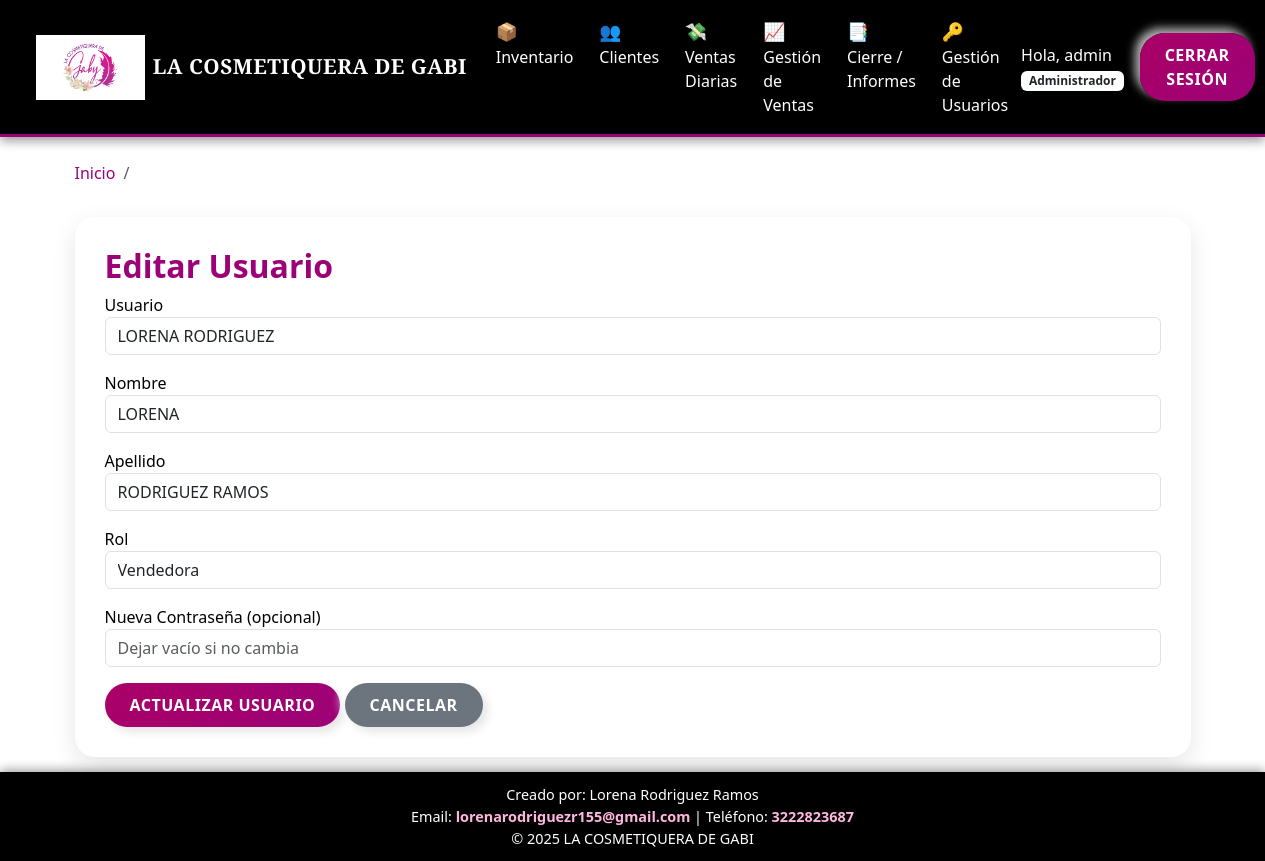
The app's page /usuarios/editar/2 (signed in) with its own data.
### app.py (models this page shows, shortened)
class Usuario(UserMixin, db.Model):
    id = db.Column(db.Integer, primary_key=True)
    username = db.Column(db.String(100), unique=True, nullable=False)
    nombre = db.Column(db.String(100), nullable=False)
    apellido = db.Column(db.String(100), nullable=False)
    cedula = db.Column(db.String(20), unique=True, nullable=False)
    rol = db.Column(db.String(50), default='Vendedora')
    password_hash = db.Column(db.String(200))

### app.py (the view, shortened to what this page needs)
@app.route('/usuarios/editar/<int:usuario_id>', methods=['GET', 'POST'])
@login_required
def editar_usuario(usuario_id):
    if current_user.rol.lower() != 'administrador':
        flash('Permiso denegado.', 'danger')
        return redirect(url_for('usuarios'))
    usuario = Usuario.query.get_or_404(usuario_id)
    return render_template('editar_usuario.html', usuario=usuario)

### app.py (called while the page is built)
@app.context_processor
def inject_now():
    return {'now': datetime.now()}

@app.context_processor
def inject_global_data():
    return dict(timedelta=timedelta)

@login_manager.user_loader
def load_user(user_id):
    return Usuario.query.get(int(user_id))

### templates/editar_usuario.html (shortened to what this page needs)
{% extends "base.html" %}
{% block content %}
<h2>Editar Usuario</h2>
<form method="POST">
  <div class="mb-3">
    <label>Usuario</label>
    <input type="text" name="username" class="form-control" value="{{ usuario.username }}" required>
  </div>
  <div class="mb-3">
    <label>Nombre</label>
    <input type="text" name="nombre" class="form-control" value="{{ usuario.nombre }}" required>
  </div>
  <div class="mb-3">
    <label>Apellido</label>
    <input type="text" name="apellido" class="form-control" value="{{ usuario.apellido }}" required>
  </div>
  <div class="mb-3">
    <label>Rol</label>
    <select name="rol" class="form-control" required>
      <option value="Vendedora" {% if usuario.rol=='Vendedora' %}selected{% endif %}>Vendedora</option>
    </select>
  </div>
  <div class="mb-3">
    <label>Nueva Contraseña (opcional)</label>
    <input type="password" name="password" class="form-control" placeholder="Dejar vacío si no cambia">
  </div>
  <button type="submit" class="btn btn-primary">Actualizar Usuario</button>
  <a href="{{ url_for('usuarios') }}" class="btn btn-secondary">Cancelar</a>
</form>
{% endblock %}

### templates/base.html (shortened to what this page needs)
<!doctype html>
<html lang="es">
<head>
  <link href="https://cdn.jsdelivr.net/npm/bootstrap@5.3.3/dist/css/bootstrap.min.css" rel="stylesheet">
  <link rel="stylesheet" href="{{ url_for('static', filename='css/styles.css') }}">
  <link rel="stylesheet" href="https://cdnjs.cloudflare.com/ajax/libs/font-awesome/6.0.0-beta3/css/all.min.css">
</head>
<body>
  {% if current_user.is_authenticated %}
  <nav class="navbar navbar-expand-lg navbar-dark navbar-custom">
    <div class="container-fluid">
      <a class="navbar-brand d-flex align-items-center" href="{{ url_for('dashboard') }}">
        <img src="{{ url_for('static', filename='img/LOGO.png') }}" alt="Logo" class="logo-barra">
        <span class="titulo-logo ms-2">LA COSMETIQUERA DE GABI</span>
      </a>
      <div class="collapse navbar-collapse" id="navbarNav">
        <ul class="navbar-nav mx-auto mb-2 mb-lg-0">
          <li class="nav-item">
            <a class="nav-link" href="{{ url_for('inventario') }}">
              <span class="nav-emoji">📦</span>
              Inventario
            </a>
          </li>
          <li class="nav-item">
            <a class="nav-link" href="{{ url_for('clientes') }}">
              <span class="nav-emoji">👥</span>
              Clientes
            </a>
          </li>
          <li class="nav-item">
            <a class="nav-link" href="{{ url_for('nueva_venta') }}">
              <span class="nav-emoji">💸</span>
              Ventas Diarias
            </a>
          </li>
          {% if current_user.rol.lower() == 'administrador' %}
          <li class="nav-item">
            <a class="nav-link" href="{{ url_for('gestion_ventas') }}">
              <span class="nav-emoji">📈</span>
              Gestión de Ventas
            </a>
          </li>
          <li class="nav-item">
            <a class="nav-link" href="{{ url_for('reportes') }}">
              <span class="nav-emoji">📑</span>
              Cierre / Informes
            </a>
          </li>
          <li class="nav-item">
            <a class="nav-link" href="{{ url_for('usuarios') }}">
              <span class="nav-emoji">🔑</span>
              Gestión de Usuarios
            </a>
          </li>
          {% endif %}
        </ul>
        <span class="navbar-text me-3 text-white">
          Hola, {{ current_user.username }}
          <span class="badge bg-white text-dark">{{ current_user.rol }}</span>
        </span>
        <a class="btn btn-primary" href="{{ url_for('logout') }}">Cerrar Sesión</a>
      </div>
    </div>
  </nav>
  {% endif %}
  <div class="container mt-4 fade-in">
    {% block breadcrumb %}
    <nav aria-label="breadcrumb">
      <ol class="breadcrumb">
        <li class="breadcrumb-item"><a href="{{ url_for('dashboard') }}">Inicio</a></li>
        <li class="breadcrumb-item active" aria-current="page">{% block page %}{% endblock %}</li>
      </ol>
    </nav>
    {% endblock %}
  </div>
  <div class="content-wrapper container mt-3 fade-in">
    <div class="main-card">
      {% block content %}{% endblock %}
    </div>
  </div>
  <footer>
    <div>Creado por: Lorena Rodriguez Ramos</div>
    <div>Email: <a href="mailto:lorenarodriguezr155@gmail.com">lorenarodriguezr155@gmail.com</a> | Teléfono: <a href="tel:+573222823687">3222823687</a></div>
    &copy; 2025 LA COSMETIQUERA DE GABI
  </footer>
</body>
</html>

### static/css/styles.css (style rules this page uses)
:root { --color-principal: #9c0277; --color-principal-light: #aa0066; --color-principal-dark: #800050; --color-secundario: #000000; --color-texto-claro: #FFFFFF; --color-fondo-suave: #F8F8F8; }
body { background-color: var(--color-texto-claro); color: var(--color-secundario); font-family: 'Segoe UI', Tahoma, Geneva, Verdana, sans-serif; position: relative; }
.navbar-custom { background-color: var(--color-secundario); border-bottom: 3px solid var(--color-principal); box-shadow: 0 2px 10px rgba(0,0,0,0.3); }
.navbar-custom .nav-link, .navbar-custom .navbar-brand { color: var(--color-texto-claro) !important; font-weight: 500; }
h1, h2, h3 { color: var(--color-principal); font-weight: 600; }
.btn { border: none; border-radius: 25px; padding: 10px 25px; font-weight: bold; transition: all 0.3s ease-in-out; cursor: pointer; text-transform: uppercase; letter-spacing: 0.5px; box-shadow: 5px 5px 10px rgba(0,0,0,0.1), -5px -5px 10px rgba(255,255,255,0.7); }
.btn-primary, .btn-pink-custom { background: linear-gradient(135deg, var(--color-principal-light) 0%, var(--color-principal) 100%); color: var(--color-texto-claro) !important; }

### templates/base.html (style rules this page uses)
html, body { height: 100%; margin: 0; display: flex; flex-direction: column; }
.content-wrapper { flex: 1; padding-bottom: 15px; }
.navbar-custom { background-color: #000; box-shadow: 0 4px 10px rgba(0, 0, 0, 0.4); padding: 0.6rem 1.5rem; }
.logo-barra { height: 65px; width: auto; object-fit: contain; background: transparent; filter: drop-shadow(0 3px 8px rgba(0,0,0,0.6)); transition: transform 0.3s ease, filter 0.3s ease; }
.titulo-logo { font-family: 'Playfair Display', serif; font-weight: 900; font-size: 1.3rem; color: #fff; letter-spacing: 0.5px; }
.nav-emoji { font-size: 1.1em; margin-right: 5px; vertical-align: middle; }
.navbar-nav .nav-link { color: #fff !important; font-weight: 500; margin: 0 5px; transition: all 0.3s ease-in-out; }
.breadcrumb-item a { color: #9c0277; text-decoration: none; }
.main-card { background-color: #fff; border-radius: 20px; padding: 30px; box-shadow: 0 8px 25px rgba(0,0,0,0.1); }
.fade-in { animation: fadeIn 0.8s ease-in; }
footer { background-color: #000; color: #fff; padding: 12px 0; text-align: center; margin-top: auto; font-size: 0.9rem; box-shadow: 0 -2px 10px rgba(0,0,0,0.4); }
footer a { font-weight: 600; color: #ffb6e1; text-decoration: none; transition: color 0.3s ease; }

### records on screen
Usuario: username "admin", rol "Administrador"
Usuario: username "LORENA RODRIGUEZ", nombre "LORENA", apellido "RODRIGUEZ RAMOS", rol "Vendedora"
